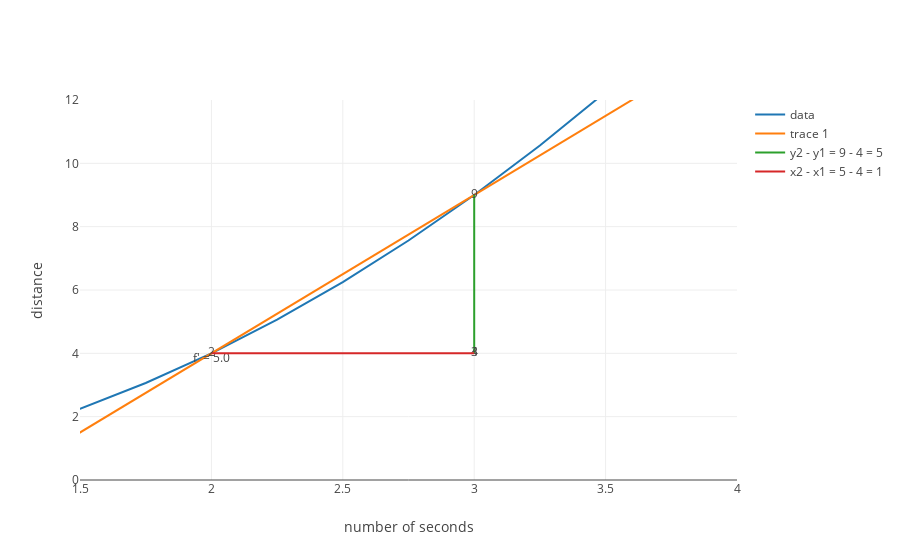

This figure's notebook cell:
### Markdown cell above
* $f(3) = (3)^2 = 9$ is the output at x = 3 and 
* $f(2) = (2)^2 = 4$ is the output at x = 2 so 

$$f'(2) =  \frac{9 - 4}{1} = \frac{5}{1} = 5 $$

### Code cell
from graph import plot
x_squared = [(1, 2)]

x_squared_delta_traces = delta_traces(x_squared, 2, line_length = 4, delta_x = 1)

layout = build_layout(x_axis = {'title': 'number of seconds', 'range': [1.5, 4]}, y_axis = {'title': 'distance', 'range': [0, 12]})
plot([trace_x_squared, *x_squared_delta_traces ], layout)

### Figure 1 — Plotly figure (JSON) as saved in the notebook; plotly's stock layout.template omitted (floating-point values rounded to 4 significant figures)
{"data": [{"mode": "lines", "name": "data", "text": [], "type": "scatter", "uid": "51fc9522-5f23-11e9-8210-316d822ad0aa", "x": [0, 0.25, 0.5, 0.75, 1, 1.25, 1.5, 1.75, 2, 2.25, 2.5, 2.75, 3, 3.25, 3.5, 3.75, 4, 4.25, 4.5, 4.75, 5, 5.25, 5.5, 5.75], "y": [0, 0.0625, 0.25, 0.5625, 1, 1.562, 2.25, 3.062, 4, 5.062, 6.25, 7.562, 9, 10.56, 12.25, 14.06, 16, 18.06, 20.25, 22.56, 25, 27.56, 30.25, 33.06]}, {"mode": "text+lines", "text": ["", "f' = 5.0", ""], "textposition": "bottom center", "type": "scatter", "uid": "51fc9716-5f23-11e9-8210-316d822ad0aa", "x": [0, 2, 4], "y": [-6, 4, 14]}, {"mode": "lines+text", "name": "y2 - y1 = 9 - 4 = 5", "text": ["4", "9"], "type": "scatter", "uid": "51fc982e-5f23-11e9-8210-316d822ad0aa", "x": [3, 3], "y": [4, 9]}, {"mode": "lines+text", "name": "x2 - x1 = 5 - 4 = 1", "text": ["2", "3"], "type": "scatter", "uid": "51fc9900-5f23-11e9-8210-316d822ad0aa", "x": [2, 3], "y": [4, 4]}], "layout": {"xaxis": {"range": [1.5, 4], "title": "number of seconds"}, "yaxis": {"range": [0, 12], "title": "distance"}}}
